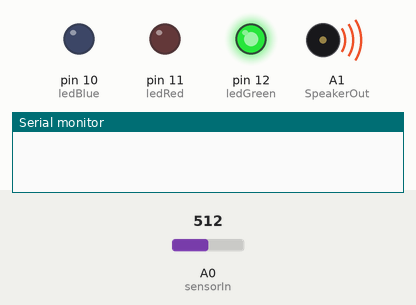
This sketch was run on a simulated Arduino Uno, built with avr-gcc and run on an emulated ATmega328P. On the bench: output pins drawn as LEDs (lit = HIGH), buzzer (waves = sounding), the last lines printed to the serial monitor. Inputs (shaded band) come from the test bench; at power-on: A0 (sensorIn) = 512.

Above: at 1.2 s.
1.3 s: A0 (sensorIn) set to 539
At 2.0 s:
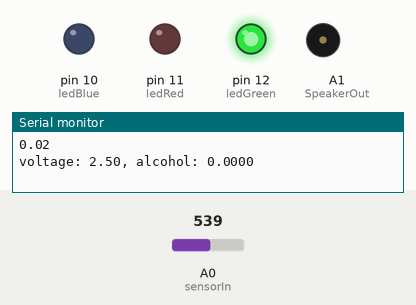
4.3 s: A0 (sensorIn) set to 560
At 7.2 s:
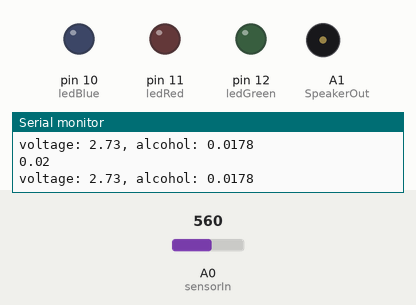
7.3 s: A0 (sensorIn) set to 1023
At 9.0 s:
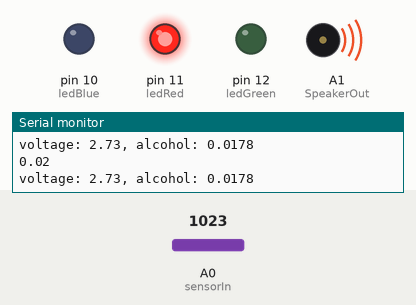
Timing chart, 0 to 28.6 s (numbered marks = the images above; inputs shaded):
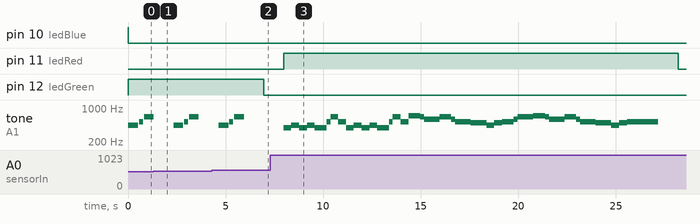

The sketch:

sketch_dec01a.ino
```cpp
#include <mq3.h>
//#include <EEPROM.h>

const int sensorIn = A0;
const int SpeakerOut = A1;
const int ledGreen = 12;
const int ledRed = 11;
const int ledBlue = 10;

//                   So   La              Do  Mi
const int notes[] = {392,440,392,440,392,523,659,523,392,440,392,440,392,523,659,523
                    ,698,659,587,587,659,587,523,523,494,494,440,494,523,587,659,659
                    ,698,659,587,587,659,587,523,523,494,494,440,494,523,523,523,523};
const int dur[] =   {2,  2,  2,  2,  3,  1,  2,  2,  2,  2,  2,  2,  3,  1,  2,  2
                    ,3,  1,  2,  2,  3,  1,  2,  2,  3,  1,  2,  2,  3,  1,  2,  2
                    ,3,  1,  2,  2,  3,  1,  2,  2,  3,  1,  2,  2,  3,  1,  2,  2};

float getInputVoltage() {
    float sensor_volt;
    float sensorValue;
    int x = 0;

    /*--- Get a average data by testing 100 times ---*/
    for(x = 0; x < 100 ; ++x) {
        sensorValue = sensorValue + analogRead(sensorIn);
    }
    sensorValue = sensorValue / 100.0;
    /*-----------------------------------------------*/

    sensor_volt = sensorValue / 1024.0 * 5.0;

    return sensor_volt;
}

void(*resetFunc)(void) = 0;

float getInputVoltage1() {
  static float i = 0;
  i = i + 0.1;
  if (i > 5.0) {
    i = 0.0;
  }
  return i;
}

void OkSound() {
  tone(SpeakerOut, 440);
  delay(500);
  noTone(SpeakerOut);
  delay(50);
  tone(SpeakerOut, 523);
  delay(200);
  noTone(SpeakerOut);
  delay(50);
  tone(SpeakerOut, 659);
  delay(500);
  noTone(SpeakerOut);
}

void Kolenda() {
  int arrSize = sizeof(notes) / 2;
  //Serial.println(arrSize);
  for (int i = 0; i < arrSize; ++i) {
    tone(SpeakerOut, notes[i]);
    delay(200 * dur[i]);
    noTone(SpeakerOut);
  }
  noTone(SpeakerOut);
}

void SetRed() {
  digitalWrite(ledRed, HIGH);
  digitalWrite(ledGreen, LOW);
}

void SetGreen() {
  digitalWrite(ledRed, LOW);
  digitalWrite(ledGreen, HIGH);
}

void SetOff() {
  digitalWrite(ledRed, LOW);
  digitalWrite(ledGreen, LOW);
}


void HighLevel() {
  SetRed();
  Kolenda();
}

unsigned long workTimeMinutes = 0;
// writes amount of minutes to EEPROM addr 100 (writes every minute)
void WriteRunningTime() {
  unsigned long currMin = millis() / 60000;

  if (currMin > workTimeMinutes) {
    workTimeMinutes = currMin;
    //EEPROM.put(100, workTimeMinutes);
  }
}

MQ3 mq3;

void setup() {
  // put your setup code here, to run once:
  pinMode(ledGreen, OUTPUT);
  pinMode(ledRed, OUTPUT);
  pinMode(ledBlue, OUTPUT);
  pinMode(sensorIn, INPUT);
  pinMode(SpeakerOut, OUTPUT);
  digitalWrite(ledBlue, HIGH);
  //mq3.WarmUp();
  mq3.Calibrate(getInputVoltage());
  Serial.begin(9600);
  SetOff();
  digitalWrite(ledBlue, LOW);

  // On start, backup value from 100 to 200
  //unsigned long backupTime = 0;
  //EEPROM.get(100, backupTime);
  //EEPROM.put(200, backupTime);
  //Serial.print("Value stored in 100: ");
  //Serial.println(backupTime);
}

float prevVolt = 0;

void loop() {
  // put your main code here, to run repeatedly:
  float volt = getInputVoltage();
  float alc = mq3.GetAlcohol(volt);
  if ((volt - prevVolt) > 0.05) {
    if (alc >= 0.2) {
      HighLevel();
    } else {
      SetGreen();
      OkSound();
    }
  } else {
    SetOff();
  }
  prevVolt = volt;

  //WriteRunningTime();

  Serial.println(mq3.getR0());
  Serial.print("voltage: ");
  Serial.print(volt);
  Serial.print(", alcohol: ");
  Serial.println(alc, 4);
  delay(1000);
}
```

Measured:
- the behaviour switches between 522 and 523 on A0 (sensorIn) (found by bisection; images 0 and 1)
- the behaviour switches between 549 and 550 on A0 (sensorIn) (found by bisection; images 1 and 2)
- after the input at 1.3 s, pin 12 (ledGreen): stays HIGH (without the input it goes to LOW after 1.0 s)
- after the input at 4.3 s, pin 12 (ledGreen): HIGH → LOW after 2.7 s instead of 0.35 s; tone on A1 (SpeakerOut): plays 440 Hz for 0.50 s, 523 Hz for 0.20 s, 659 Hz for 0.50 s, starting after 0.35 s
- after the input at 7.3 s, pin 11 (ledRed): LOW → HIGH after 0.68 s, → LOW 20.2 s later; tone on A1 (SpeakerOut): plays 392 Hz for 0.40 s, 440 Hz for 0.40 s, 392 Hz for 0.40 s, 440 Hz for 0.40 s, 392 Hz for 0.60 s, 523 Hz for 0.20 s … (38 notes in this stretch), starting after 0.68 s
- by itself, tone on A1 (SpeakerOut): plays 440 Hz for 0.50 s, 523 Hz for 0.20 s, 659 Hz for 0.50 s
